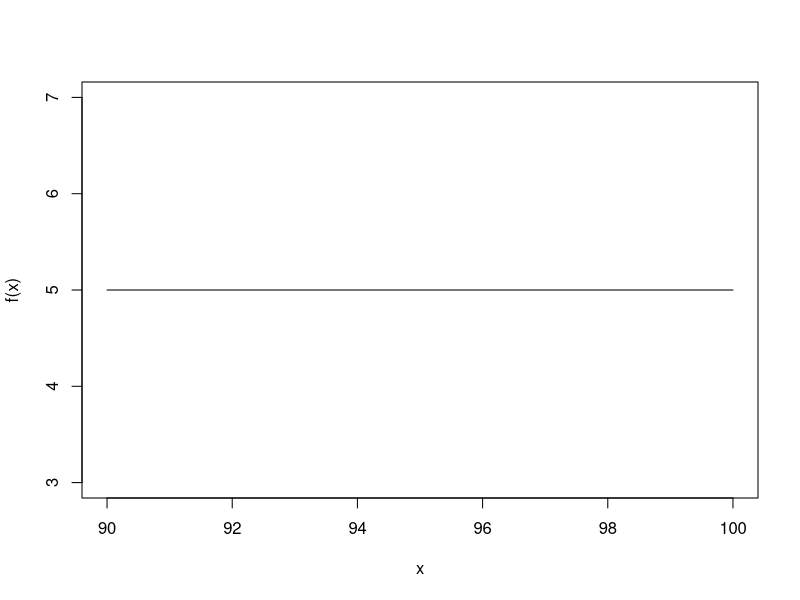
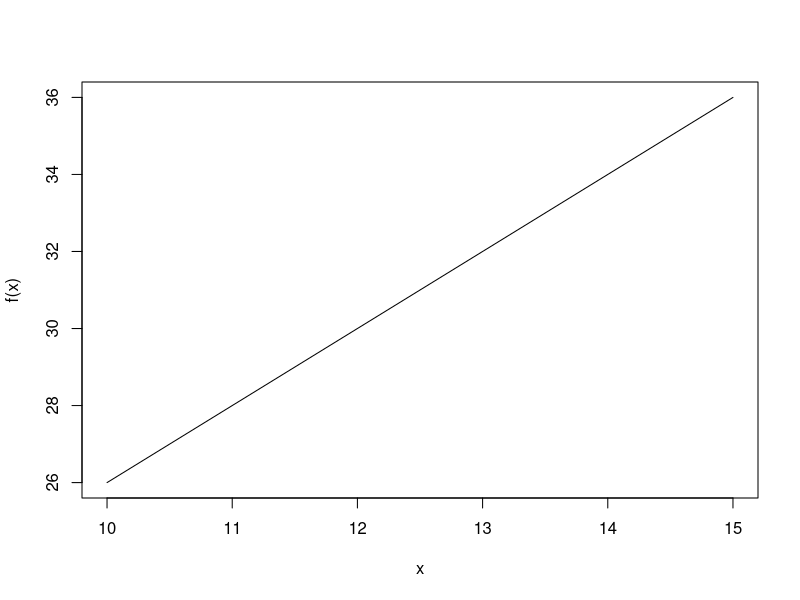
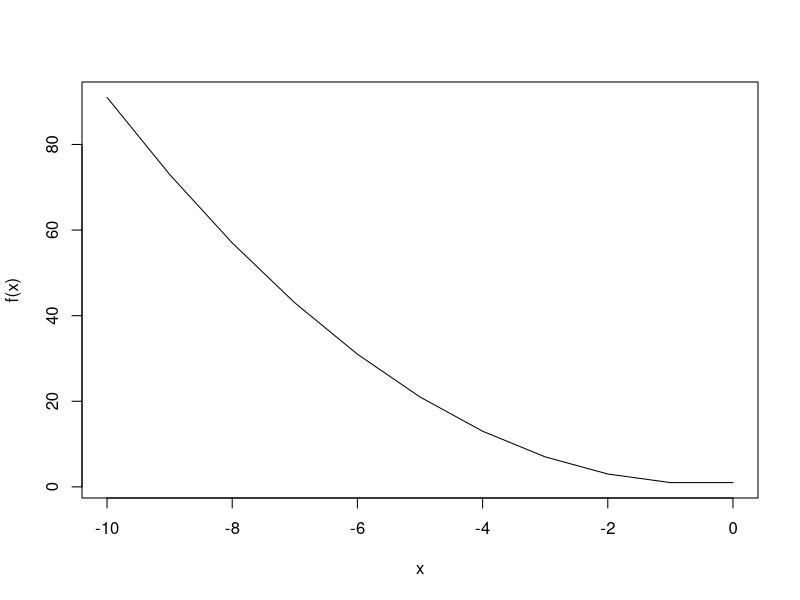
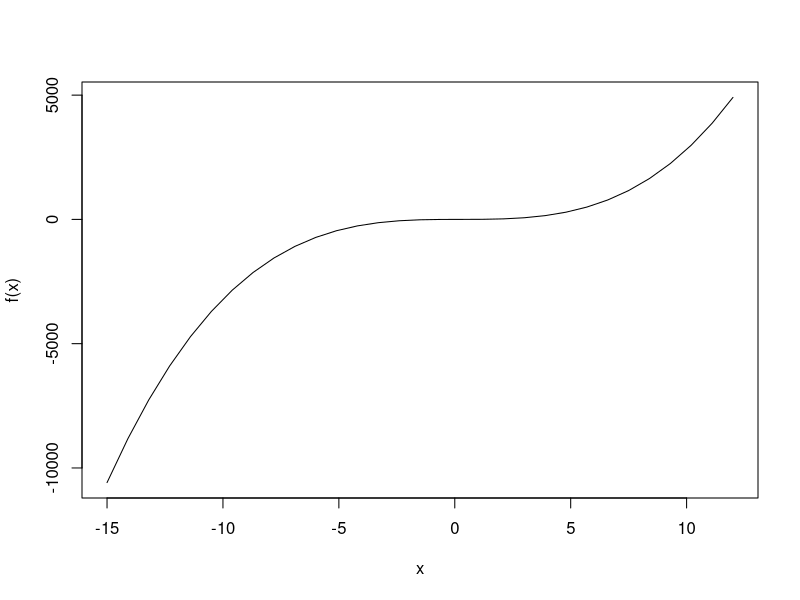
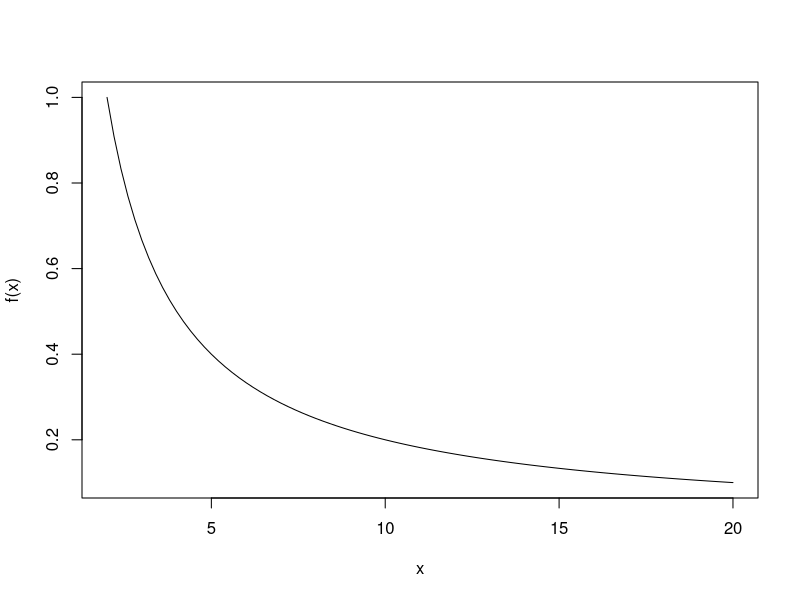

Reproduce these figures in R, in order.

#constant function
#f(x) = c
#f(x) = 12
 
f <- function(x){
    fx <- 5
    return(fx)
}

input <- 90:100
plot(input,
sapply(input,f),
type="l" , xlab ="x",
ylab = "f(x)")

f <- function(x){
    fx <- 2*x + 6
    return(fx)
}

input <- 10:15
plot(input,
    sapply(input,f),
    type = "l",
    xlab = "x",
    ylab = "f(x)")

f <- function(x){
    fx <- x^2+x+1
    return(fx)
}

input <- -10:0
plot(input,
    sapply(input,f),
    type="l",
    xlab = "x",
    ylab = "f(x)")

f <- function(x){
    fx <- 3*x^3 - 2*x^2 + 1*x + 1
    return(fx)
}
input <- seq(-15,12,0.9)
plot(input,
    sapply(input,f),
    type = "l",
    xlab = "x",
    ylab = "f(x)")

f <- function(x){
    fx <- 2/x
    return(fx)
}
input <- seq(2,20,0.2)
plot(input,
    sapply(input,f),
    type = "l",
    xlab = "x",
    ylab = "f(x)")
